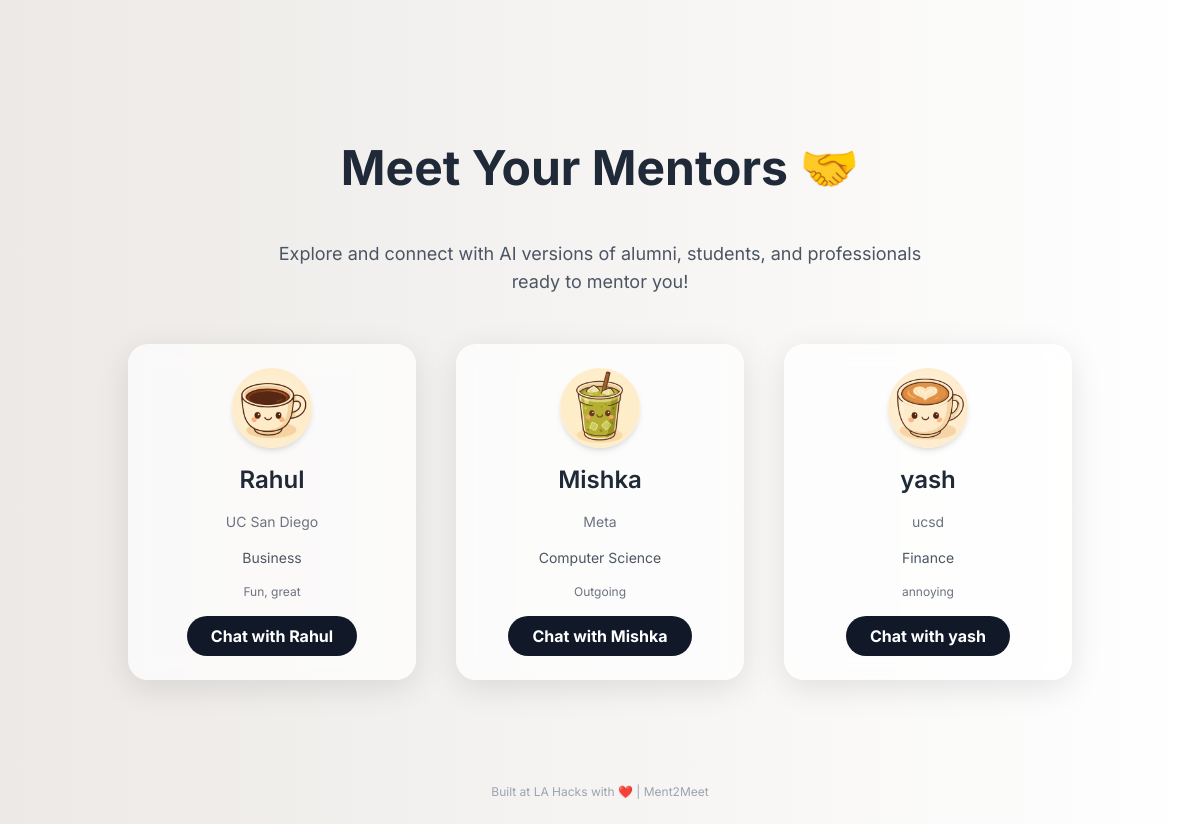
/network, run on the app's committed database.
### app.py (models this page shows)
class Mentor(db.Model):
    id = db.Column(db.Integer, primary_key=True)
    full_name = db.Column(db.String(100))
    display_name = db.Column(db.String(100))
    institution = db.Column(db.String(100))
    gender = db.Column(db.String(50))
    education = db.Column(db.String(100))
    field = db.Column(db.String(100))
    career_stage = db.Column(db.String(100))
    bio = db.Column(db.String(500))
    resume = db.Column(db.Text)
    personality = db.Column(db.String(100))
    hobbies = db.Column(db.Text)
    tone = db.Column(db.String(100))
    mascot = db.Column(db.String(100))

### app.py (the view)
@app.route('/network')
def network():
    mentors = Mentor.query.all()
    return render_template('network.html', mentors=mentors)

### templates/network.html (shortened to what this page needs)
<!DOCTYPE html>
<html lang="en">
<head>
  <script src="https://cdn.tailwindcss.com"></script>
  <link rel="stylesheet" href="https://cdnjs.cloudflare.com/ajax/libs/animate.css/4.1.1/animate.min.css"/>
</head>
<body class="min-h-screen flex flex-col">
<section class="flex flex-col items-center pt-36 p-8 space-y-12">
  <h1 class="text-5xl font-bold text-gray-800 animate__animated animate__fadeInDown">Meet Your Mentors 🤝</h1>
  <p class="text-gray-600 max-w-2xl text-center text-lg animate__animated animate__fadeIn animate__delay-1s">
    Explore and connect with AI versions of alumni, students, and professionals ready to mentor you!
  </p>
  <div class="flex flex-wrap justify-center gap-10 mt-10">
    {% for mentor in mentors %}
      <div class="glass p-6 w-72 flex flex-col items-center space-y-4 hover:shadow-2xl transition animate__animated animate__fadeInUp">
        <img src="/static/{{ mentor.mascot|lower|replace(' ', '-') }}.png" alt="{{ mentor.mascot }}" class="w-20 h-20 rounded-full shadow-md">
        <h2 class="text-2xl font-semibold text-gray-800">{{ mentor.display_name }}</h2>
        <p class="text-gray-500 text-sm">{{ mentor.institution }}</p>
        <p class="text-gray-600 text-sm">{{ mentor.field }}</p>
        <p class="text-gray-500 text-xs text-center">{{ mentor.bio }}</p>
        <a href="/chat/{{ mentor.id }}" class="mt-4 bg-gray-900 hover:bg-gray-700 text-white font-bold py-2 px-6 rounded-full transition-all transform hover:scale-105 active:scale-95">
          Chat with {{ mentor.display_name }}
        </a>
      </div>
    {% endfor %}
  </div>
</section>
<footer class="text-center text-gray-400 text-xs p-6 mt-12">
  Built at LA Hacks with ❤️ | Ment2Meet
</footer>
</body>
</html>

### templates/network.html (style rules this page uses)
body { font-family: 'Inter', sans-serif; background: linear-gradient(to right, #ece9e6, #ffffff); }
.glass { background: rgba(255, 255, 255, 0.7); backdrop-filter: blur(12px); border-radius: 20px; box-shadow: 0 8px 32px rgba(0,0,0,0.1); }

### data on the page
Mentor: shows a picture, display_name "Rahul", institution "UC San Diego", field "Business", bio "Fun, great"
Mentor: shows a picture, display_name "Mishka", institution "Meta", field "Computer Science", bio "Outgoing"
Mentor: shows a picture, display_name "yash", institution "ucsd", field "Finance", bio "annoying"
